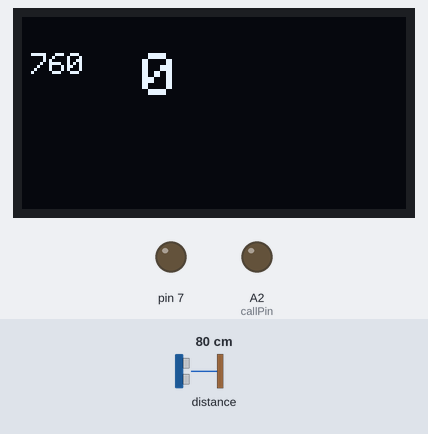
Simulated run of this sketch. Board: Arduino Uno, built with avr-gcc and run on an emulated ATmega328P. Parts: 128×64 one-colour display, output pins drawn as LEDs (lit = HIGH). Dashed ring = blinking. Inputs (shaded band) come from the test bench; at power-on: distance to the obstacle 80 cm. What the sketch prints to the serial monitor is not drawn.

Above: at 1.2 s.
1.3 s: distance to the obstacle set to 16 cm
At 2.1 s:
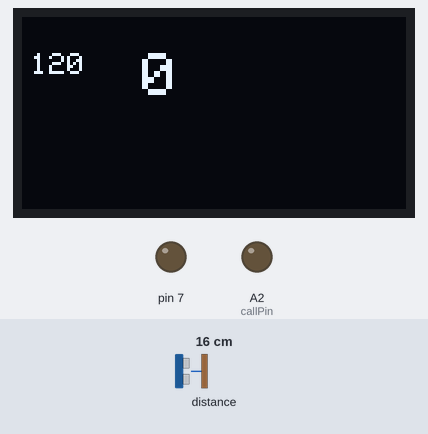
2.8 s: distance to the obstacle set to 11 cm
At 3.03 s:
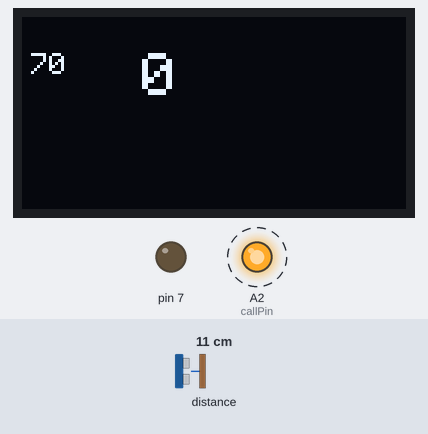
5.8 s: distance to the obstacle set to 2 cm
At 7.9 s:
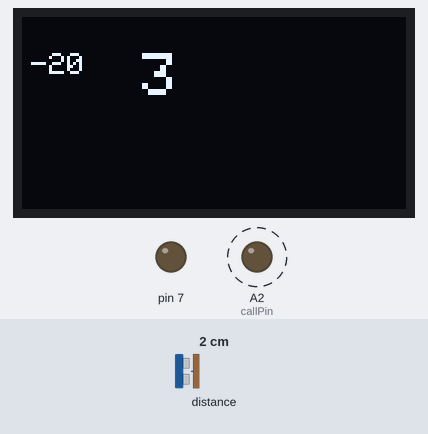
Timing chart, 0 to 14.4 s (numbered marks = the images above; inputs shaded):
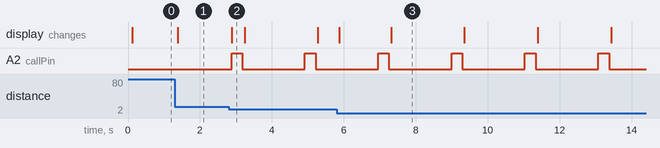

The sketch:

VL53L0X_counter.ino
```cpp
// С помошью TOF-датчика считает вылетающие из станка детали. На 4000 штук делает отсечку. Выводит на дисплей текущее состояние. При каждом подсчете издает звуковой сигнал.

#include <Wire.h>
#include <VL53L0X.h>
#include <Adafruit_GFX.h>
#include <Adafruit_SSD1306.h>


#define OLED_RESET 4
Adafruit_SSD1306 display(OLED_RESET);
VL53L0X sensor;
#define LONG_RANGE
int callPin = A2;
int counter = 0;
unsigned long prev_ms = 0;

void setup()
{
  Serial.begin(115200);
  Wire.begin();

  display.begin(SSD1306_SWITCHCAPVCC, 0x3C);

  sensor.init();
  sensor.setTimeout(1); //500

#if defined LONG_RANGE
 // уменьшить предел скорости обратного сигнала (по умолчанию 0,25 MCPS)
  sensor.setSignalRateLimit(0.1);
 // увеличить периоды лазерных импульсов (по умолчанию 14 и 10 PCLK)
  sensor.setVcselPulsePeriod(VL53L0X::VcselPeriodPreRange, 18);
  sensor.setVcselPulsePeriod(VL53L0X::VcselPeriodFinalRange, 14);
#endif

#if defined HIGH_SPEED
  // уменьшить  время до 20 мс (по умолчанию около 33 мс)
  sensor.setMeasurementTimingBudget(20000);
#elif defined HIGH_ACCURACY
 // увеличить время  до 200 мс
  sensor.setMeasurementTimingBudget(200000);
#endif

  // Очистить буфер.
  display.clearDisplay();
  display.setRotation(0);
  display.display();

  display.setTextColor(WHITE);
  pinMode(callPin, OUTPUT);
}

void displayDistance( int val, int ctr)
{
  display.clearDisplay();
  display.setTextSize(1);
  display.setCursor(3,12);
  display.print(val);

  display.setTextSize(2);
  display.setCursor(40,12);
  display.print(ctr);

  display.display();
  pinMode(7, OUTPUT);
}
void beep (){
      digitalWrite(callPin, HIGH);     // включаем звук
      delay(300);
      digitalWrite(callPin, LOW);
      delay(300);
}


void loop()
{
  unsigned long currentTime = millis();
  int r = sensor.readRangeSingleMillimeters();

  r = r - 40;
  Serial.print(r);
  Serial.println();

  displayDistance( r, counter);

 if ((r < 100 ) && (currentTime - prev_ms > 2000)) {
    counter++;
    digitalWrite(callPin, HIGH);     // включаем звук
    delay(300);
    digitalWrite(callPin, LOW);      // выключаем звук
    prev_ms = currentTime;
  }

  if ((counter == 4000)  && (currentTime - prev_ms > 1000)) {
    beep();
    beep();
    beep();
    beep();
    beep();
    beep();
    beep();
    counter = 0;
    delay(5000);
    prev_ms = currentTime;
  }

}
```

Measured:
- the behaviour switches between 14 and 13 cm on distance to the obstacle (found by bisection; images 1 and 2)
- after the input at 1.3 s, the display: changes after 0.08 s (image 1)
- after the input at 2.8 s, A2 (callPin): alternates HIGH for 0.30 s and LOW for 1.7 s, starting after 0.08 s; the display: changes after 0.08 s (image 2)
